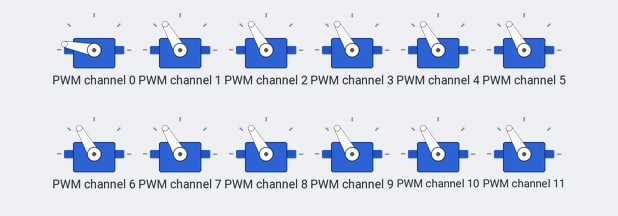
Recording of a program running on a simulated ESP32 board running MicroPython. Shown: 12 × servo. Servo angles are drawn from the pulse width (0.5 ms = 0°, 2.5 ms = 180°); what the program prints to the serial console is not drawn.

Above: at 1.85 s.
At 4.25 s:
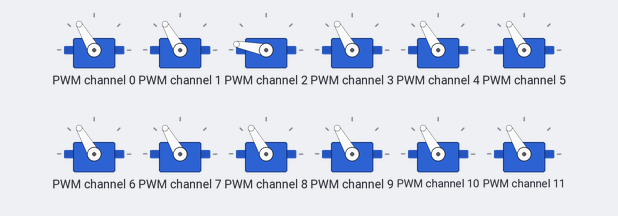
At 6.65 s:
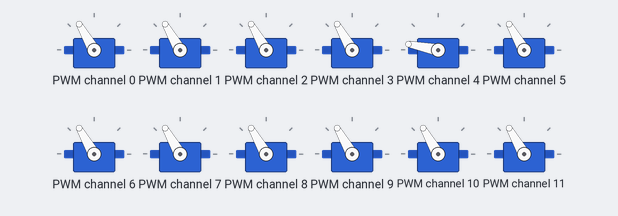
At 11.45 s:
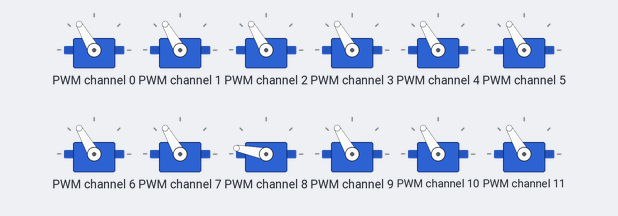
At 16.05 s:
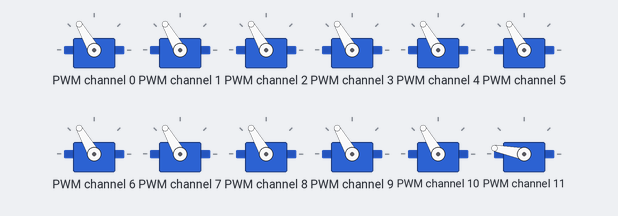
At 21.05 s:
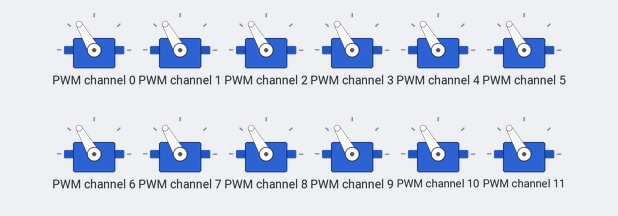
Timing chart, 0 to 26.8 s (numbered marks = the images above):
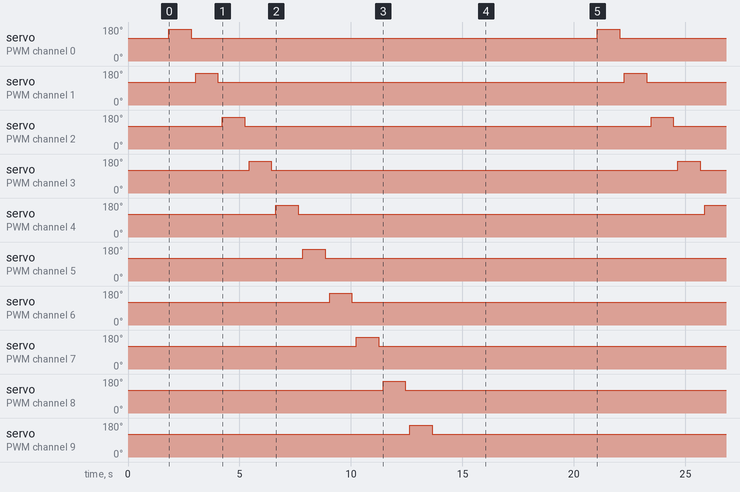

Measured:
- by itself, servo on PWM channel 0–11: alternates 169° for 1.0 s and 120° for 18.2 s

The program:

Motor_Test_3.py
```python
from machine import Pin, I2C
from time import sleep

# ========== CONFIG ==========
PCA9685_ADDR = 0x40
CENTER_ANGLE = 90
WAVE_OFFSET  = 45        # +45° movement
DELAY        = 1         # seconds

print("=== Servo Wave Test Program ===")

# ========== I2C INIT ==========
i2c = I2C(0, scl=Pin(22), sda=Pin(21), freq=100000)
devices = i2c.scan()
print("I2C devices:", devices)

if PCA9685_ADDR not in devices:
    raise Exception("PCA9685 not found")

# ========== PCA9685 ==========
class PCA9685:
    def __init__(self, i2c, address):
        self.i2c = i2c
        self.address = address
        self.i2c.writeto_mem(self.address, 0x00, b'\x00')

    def set_freq(self, hz):
        prescale = int(25000000 / (4096 * hz) - 1)
        old = self.i2c.readfrom_mem(self.address, 0x00, 1)[0]
        self.i2c.writeto_mem(self.address, 0x00, bytes([(old & 0x7F) | 0x10]))
        self.i2c.writeto_mem(self.address, 0xFE, bytes([prescale]))
        self.i2c.writeto_mem(self.address, 0x00, bytes([old]))
        sleep(0.005)
        self.i2c.writeto_mem(self.address, 0x00, bytes([old | 0xA1]))

    def set_pwm(self, channel, pulse):
        pulse = max(0, min(4095, pulse))
        reg = 0x06 + 4 * channel
        self.i2c.writeto_mem(
            self.address,
            reg,
            bytearray([0, 0, pulse & 0xFF, pulse >> 8])
        )

pca = PCA9685(i2c, PCA9685_ADDR)
pca.set_freq(50)
print("PCA9685 ready @ 50Hz")

# ========== SERVO HELPERS ==========
def angle_to_pulse(angle):
    angle = max(0, min(180, angle))
    return int(150 + (angle / 180) * 450)

def set_servo(channel, angle):
    pca.set_pwm(channel, angle_to_pulse(angle))

# ========== CENTER ALL SERVOS ==========
print("Centering all servos (90°)")
for ch in range(16):
    set_servo(ch, CENTER_ANGLE)
    sleep(0.05)

sleep(1)
print("Starting wave motion")

# ========== WAVE TEST ==========
while True:
    for ch in range(16):
        print("Servo", ch, "→ +45°")
        set_servo(ch, CENTER_ANGLE + WAVE_OFFSET)
        sleep(DELAY)

        print("Servo", ch, "→ center")
        set_servo(ch, CENTER_ANGLE)
        sleep(0.2)
```
